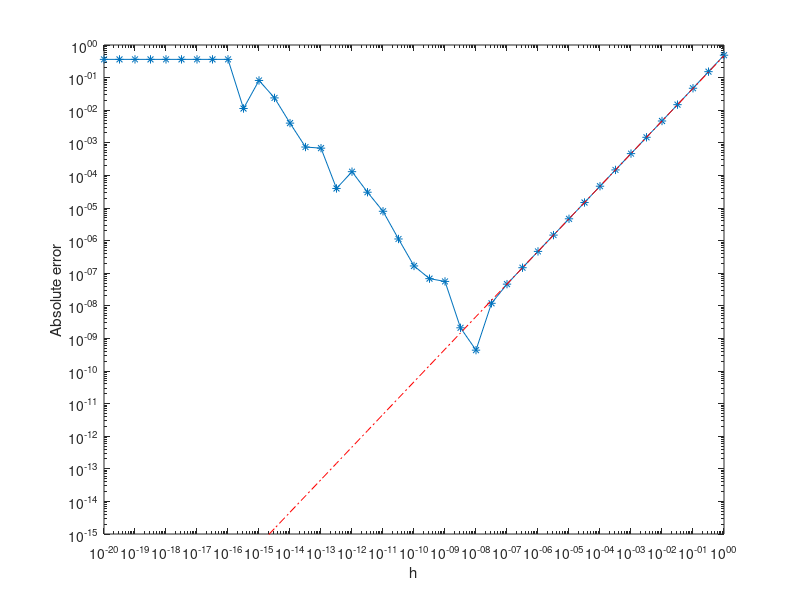

This chart was generated by the following MATLAB code:
% Examples 1.2--1.3 and Figure 1.3

x0 = 1.2;
f0 = sin(x0);
fp = cos(x0);
i = -20:0.5:0;
h = 10.^i;
err = abs (fp - (sin(x0+h) - f0)./h );
d_err = f0/2*h;
loglog (h,err,'-*');
hold on
loglog (h,d_err,'r-.');
xlabel('h')
ylabel('Absolute error')
axis([10^(-20) 1 10^(-15) 1])